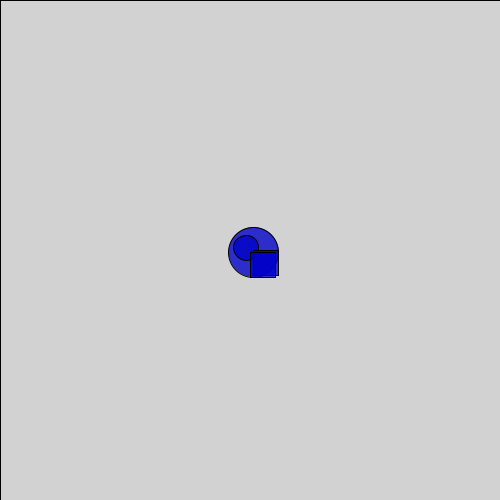
Frame 1 (no input)
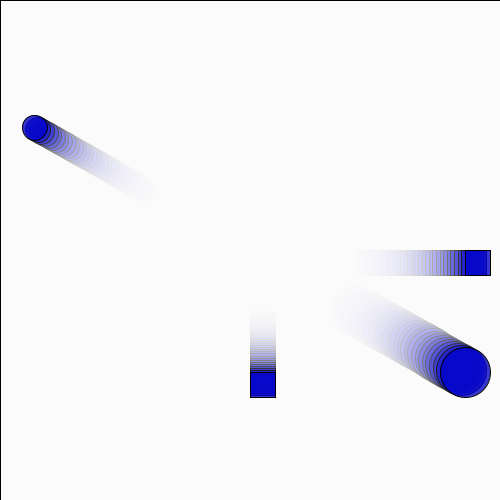
Frame 60 (the mouse pressed at the canvas centre just before this capture)
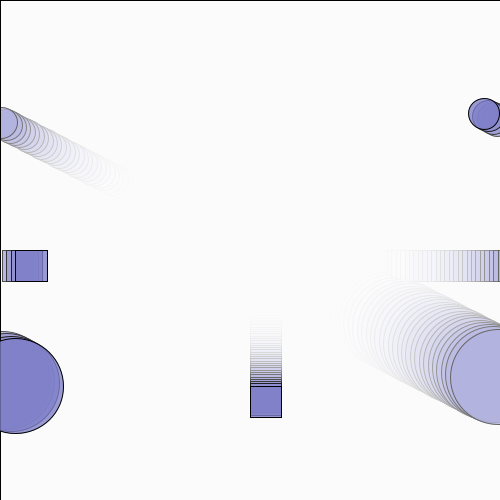
Frame 120 (the mouse held since frame 60 and released just before this capture)

The Processing sketch that drew these frames (run headless with seeded random() and noise(); from frame 60 on, the mouse is pressed at the canvas centre):

// Processing sketch: kocherhenry_LATE_2251_344060_part_2
// ── kocherhenry_LATE_2251_344060_part_2.pde
// Quiz Part 2: Moving Shapes Pattern
// Fill in the missing code to create a moving pattern

// Position variables
float x;
float y;
float xspeed;
float yspeed;
float size1;
float size2;

void setup() {
  // Create a 500x500 canvas
  size(500, 500); // 1/1

  // Initialize all variables
  x = width/2;
  y = height/2;
  xspeed = random(1,5); // Choose a number between 1-5
  yspeed = random(1,5);; // Choose a number between 1-5
  size1 = 50;
  size2 = 25;
  // 1/1
}

void draw() {
  // Create motion blur effect with transparent background
  fill(255, 30);
  // Draw a rectangle the size of the entire canvas using width and height
  rect(0, 0, width, height); // 1/1

  // Update positions using speed variables
  x = x+xspeed;
  y = y+yspeed;
  // 2/2


  // Wrap positions using modulo
  x = x % width;
  y = y % height;

  // Create colors based on position
  // Use x and y variables to set R and G values for the fill
  fill(mouseX/2, mouseY/2, 200, 200);
  // 0/1, wanted you to use x and y variables

  // Draw pattern of shapes
  circle(x, y, size1);
  circle(width-x, height-y, size2);
  square(x, height/2, size2);
  square(width/2, y, size2);
}

void mousePressed() {
  // Move shapes to mouse position
  x = mouseX;
  y = mouseY;

  // Give sizes new random values between 10 and 100
  size1 = random(10, 100);
  size2 = random(10, 100);
  
  // Give speed new random values between 1 and 5
  xspeed = random(1,5); 
  yspeed = random(1,5); 
  // 4/4
}

// TOTAL: 9/10, 19/20
